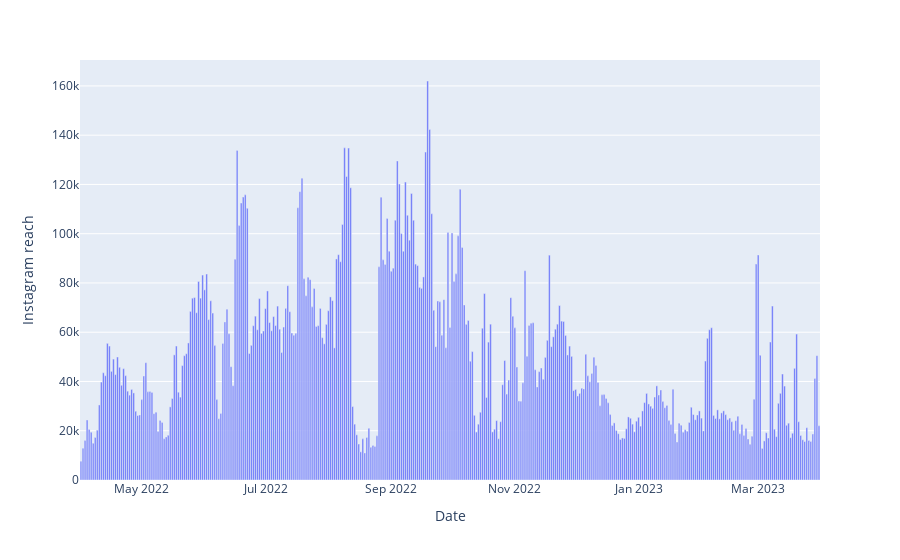

Notebook code cell kept with this figure:
### Code cell
#analysis of the reach using bar chart to visualising trends for each day

fig2 = px.bar(df,x='Date',y='Instagram reach') 
fig2.show()

### Figure 1 — Plotly figure (JSON) as saved in the notebook; plotly's stock layout.template omitted (floating-point values rounded to 4 significant figures; data arrays with more than 128 entries replaced by an {"elided": "..."} marker saying what was removed)
{"data": [{"alignmentgroup": "True", "hovertemplate": "Date=%{x}<br>Instagram reach=%{y}<extra></extra>", "legendgroup": "", "marker": {"color": "#636efa", "pattern": {"shape": ""}}, "name": "", "offsetgroup": "", "orientation": "v", "showlegend": false, "textposition": "auto", "type": "bar", "x": {"elided": "365 str values"}, "xaxis": "x", "y": {"elided": "365 int values"}, "yaxis": "y"}], "layout": {"barmode": "relative", "legend": {"tracegroupgap": 0}, "margin": {"t": 60}, "xaxis": {"anchor": "y", "domain": [0, 1], "title": {"text": "Date"}}, "yaxis": {"anchor": "x", "domain": [0, 1], "title": {"text": "Instagram reach"}}}}
